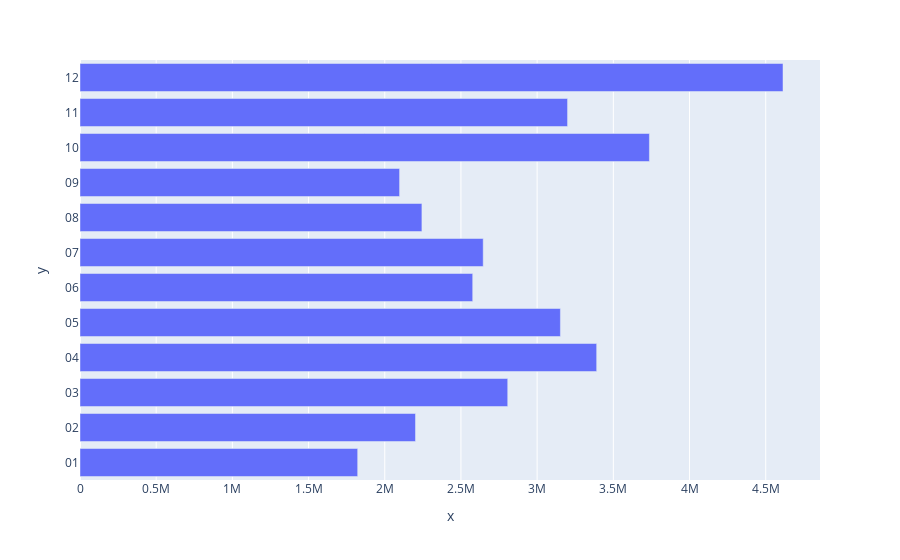

The notebook cell saved with this chart:
### Markdown cell above
# Bar chart

### Code cell
fig = px.bar(df_sales_by_month , x=x_sales , y=y_sales)
fig.show()

### Figure 1 — Plotly figure (JSON) as saved in the notebook; plotly's stock layout.template omitted (floating-point values rounded to 4 significant figures)
{"data": [{"alignmentgroup": "True", "hovertemplate": "x=%{x}<br>y=%{y}<extra></extra>", "legendgroup": "", "marker": {"color": "#636efa", "pattern": {"shape": ""}}, "name": "", "offsetgroup": "", "orientation": "h", "showlegend": false, "textposition": "auto", "type": "bar", "x": [1822000.0, 2202000.0, 2807000.0, 3391000.0, 3153000.0, 2577000.0, 2646000.0, 2244000.0, 2097260, 3736715, 3200000.0, 4613000.0], "xaxis": "x", "y": ["01", "02", "03", "04", "05", "06", "07", "08", "09", "10", "11", "12"], "yaxis": "y"}], "layout": {"barmode": "relative", "legend": {"tracegroupgap": 0}, "margin": {"t": 60}, "xaxis": {"anchor": "y", "domain": [0, 1], "title": {"text": "x"}}, "yaxis": {"anchor": "x", "domain": [0, 1], "title": {"text": "y"}}}}
